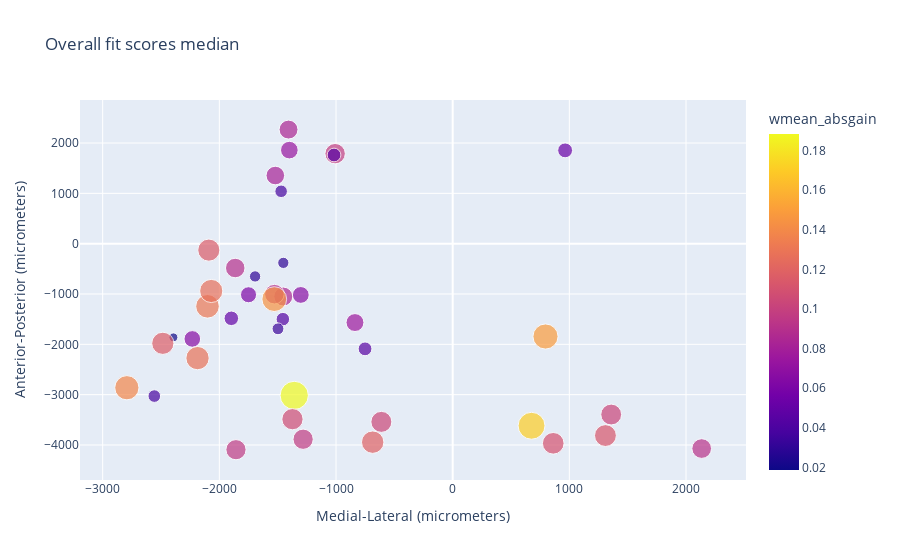

Here is the notebook cell this chart was saved with:
### Code cell
import plotly.express as px

fig = px.scatter(sigdf, 'x', 'y', color='wmean_absgain',
                 labels={'x': 'Medial-Lateral (micrometers)',
                         'y': 'Anterior-Posterior (micrometers)',
                         'score_mean': 'Mean D^2 of GLM'},
                 size='wmean_absgain', hover_name='regions', title='Overall fit scores median')
fig.show()
fig.write_html('/home/berk/Documents/GLMscores_bypenetration_stimfdbkwheel.html')

# @interact
# def plot_significance(kernel=['stimonL', 'stimonR', 'correct', 'incorrect', 'wheel']):
#     fig = plt.figure(figsize=(10, 10))
#     cmap = np.array(sns.cubehelix_palette(50, start=.5, rot=-.75))
#     cbins = np.linspace(0, 1, 50)
#     cbinned = np.digitize(sigdf[kernel], cbins)
#     cbinned[cbinned > 99] = 99
#     fig = px.scatter(sigdf, 'x', 'y', color=kernel, size=kernel, hover_name='regions', title=kernel)
#     fig.show()

### Figure 1 — Plotly figure (JSON) as saved in the notebook; plotly's stock layout.template omitted (floating-point values rounded to 4 significant figures)
{"data": [{"hovertemplate": "<b>%{hovertext}</b><br><br>Medial-Lateral (micrometers)=%{x}<br>Anterior-Posterior (micrometers)=%{y}<br>wmean_absgain=%{marker.color}<extra></extra>", "hovertext": ["PO 63\nroot 3\nDG-po 14\nalv 3\nVPLpc 3\nVISa5 22\nLP 44\nml 5\nDG-sg 16\nccs 23\nVPM 14\nscwm 22\nTH 1\nDG-mo 34\nVISa6a 44\nCA1 59\nVISa6b 7", "MOs5 80\nLSr 120\nSTR 33\nTTd 62\nPL6a 40\nPL5 105\nACAv6a 39\nDP 8\nACAd6a 81\nACAv5 23", "BMAp 6\nfi 23\nPAA 26\nTR 4\nalv 7\nBLAp 48\nVL 4\nfiber tracts 58\nroot 16", "ccb 53\nLSv 109\nLSr 69\nSTR 36\nVL 8\nMOs6b 11\ncing 23\nMOs6a 49", "POL 15\nPO 118\nroot 1\nalv 1\nVPLpc 23\nFF 22\nZI 26\nEth 64\nAPN 14\nml 6\nDG-sg 2\nPoT 8\nccs 2\nTH 42\nDG-mo 31\nCA1 34\ndhc 11", "MOs5 57\nccb 1\nLSv 30\nMOs6b 1\nLSc 2\nLSr 37\nSTR 5\nVL 3\ncing 7\nMOs2/3 15\nMOs6a 44", "DG-sg 12\nSCig 8\nalv 6\nbsc 1\nMB 11\nDG-mo 12\nVISa6a 31\nCA1 78\nVISa4 4\nccs 4\nVISa2/3 3\nDG-po 6\nVISa5 6\nfp 8\nor 10\nAPN 79\nVISa6b 2", "VAL 57\nCA3 12\nPO 59\nroot 3\nLD 25\nalv 1\nCA1 2\nSSp-ll6a 5\nCA2 1\nVM 26", "DG-sg 20\nCA3 34\nDG-mo 20\nENTm5 6\nDG-po 19\nalv 8\nCA1 83\nTR 31\nProS 10\nENTm3 1\nENTm2 2", "void 17\nSCig 17\nMRN 100\nAPr 28\nRSPd5 33\nMB 10\nRSPd6a 10\nSCiw 14\nPRNr 14", "SCdg 38\nSCdw 8\nmtg 2\nAT 1\nMRN 37\nCS 38\nMB 42\ntspc 29\nSCig 10\nSCiw 22\nPAG 51\nSu3 20", "SCdg 20\nSCdw 10\nSCig 31\nMRN 121\nSCop 6\nSCiw 26\nPRNr 78\nPAG 21", "SCdg 35\nSCdw 25\nMRN 82\nMB 18\nSCiw 3\nPRNr 71\nscp 14\nTRN 47", "RR 38\nSCsg 64\nrust 20\nSCdg 24\nSCig 50\nMRN 76\nMB 29\nSCiw 49", "VPL 6\nSTR 13\nint 128\nPAL 4\nBMAa 27\nCOAa 11\nGPi 89\nRT 72\nSI 15\nem 34\nMEA 67", "POL 21\nPoT 21\nalv 3\nSGN 37\nDG-po 8\nDG-mo 23\nCA1 152\nDG-sg 10\nLP 32\nor 2\nVISp6a 1", "SSp-ll6b 7\nSSp-tr5 8\nDG-sg 2\nccb 21\nCL 16\nalv 2\nCA3 6\nLD 1\nDG-mo 35\nCA1 37\nSSp-ll5 11\nMD 31\nLP 19\ncing 2\nSSp-ll6a 38", "MOs5 24\nPL6a 58\nOLF 22\nACB 246\nMOs6a 64\nAON 181\nORBm6a 151\nORBvl6a 184\nDP 77", "SSp-tr5 18\nccb 6\nCA3 8\nSSp-tr6b 4\nDG-po 26\nalv 2\nSSp-tr6a 60\nsm 1\nDG-sg 25\nRH 23\nCM 60\nRSPagl6a 44\nDG-mo 30\nCA1 96\nMD 161\nRSPagl6b 2\ncing 5\nLH 15", "RSPv6b 7\nccs 44\nRSPv6a 6\nroot 31\nTH 7\nalv 1\nCA1 36\nSPA 57\nFC 29\ndhc 29\ncing 16\nV3 4\nchpl 23\nSPFm 27", "opt 40\nVPM 30\nPO 22\nVPL 23\nint 38\nLD 67\nZI 16\nHY 5\nfiber tracts 10\nSTN 15\nMEA 45", "MOs5 1\nLSr 248\nSTR 70\nTTd 161\nILA6a 50\nACAv6a 7\nNDB 27\nPL6a 130\nPL5 6\nDP 93\nACAd6a 76", "PVT 26\nDG-sg 26\nccb 23\nalv 5\nRSPagl5 45\nIMD 12\nDG-mo 6\nRSPagl6a 57\nCA1 40\nRSPagl6b 3\ncing 15\nLH 30\nfr 18", "cpd 11\nPO 59\nDG-mo 18\nalv 1\nTH 9\nZI 23\nHY 2\nLP 147\nSNr 21\nml 1\nCA3 7\nMB 26\nVPM 44\nMGm 28", "PO 79\nDG-mo 35\nalv 3\nVISam5 7\nLP 86\nEth 25\nDG-sg 10\nPoT 8\nbsc 8\nVISam6a 15\nCA1 42\nfp 14\nor 6\nVISam6b 4", "void 12\nSTR 3\nint 61\nPAL 7\nfiber tracts 3\nCOAa 9\nGPi 85\nRT 86\nSI 9\nMEA 99", "void 7\nRSPv6a 21\nSCsg 35\nRN 2\nSCzo 7\nRSPd6b 5\nRSPv1 10\nRSPv2/3 3\nSCdg 22\nSCig 20\nMRN 76\nRSPv5 39\nMB 37\nRSPd6a 1\nSCop 22\nSCiw 38\nPAG 5", "int 19\nCOApm 9\nPAL 3\nopt 12\nVPM 23\nRT 12\nVPL 18\nem 3\nMEA 52", "fi 4\nccb 2\nLGd-co 5\nalv 7\nCA3 25\nroot 1\nLD 7\nVPL 24\nRT 15\nCA1 9\nint 26\nVPM 47\nfiber tracts 6\nCA2 2\nor 11\nem 1", "SSp-ll2/3 2\nVAL 11\nccb 6\nCA3 13\nSSp-ll4 1\nfi 5\nPO 54\nroot 1\nLD 49\nalv 6\nSSp-ll6b 2\nSSp-ll5 43\nSSp-ll6a 11\nSSp-tr2/3 5", "cpd 4\nMRN 23\nSPFp 15\nroot 1\nMB 138\nSNc 14\nFF 19\nTH 1\nV3 2\nPRC 15\nSNr 22\nVTA 10", "void 24\nSCsg 1\nSCzo 20\nPPN 112\nRSPd5 62\nRSPd1 17\nSCdg 3\nVISp5 17\nSCig 19\nMRN 109\nRSPagl5 10\nMB 39\nSCop 4\nSCiw 41\nRSPd2/3 15", "ccb 5\nCA3 5\nPO 280\nSSp-tr6b 1\nalv 3\nVPLpc 40\nLP 46\nSSp-tr6a 1\nDG-sg 3\nccs 5\nVPM 12\nDG-mo 18\nCA1 47\ncing 3", "SCdg 22\nSCdw 9\nSCig 25\nMRN 50\nMB 9\ntspc 27\nSCop 5\nSCiw 22\nPRNr 5\nPAG 64", "cst 36\nTRN 106\nMRN 114\nMB 7\nPRNr 48\nPAG 54", "CP 457\nACB 109\nOT 61\nSI 19", "CP 174\nSTR 3\nPIR 183\nFS 1\nCTXsp 45\nOLF 2", "ccb 1\nSSp-ll4 20\nfi 1\nSSp-ll5 66\nVL 1\nAV 206\nAMd 94\nAMv 6\nSSp-ll6b 8\nscwm 2\nLD 46\nSSp-ll6a 53\ncing 1", "MOs5 114\nSEZ 17\nLSr 108\nSTR 70\nPL6b 19\nPL6a 18\nMOs2/3 10\nOLF 19\nACAd6a 27\nACB 6\ncing 21\nMOs6a 75\nfa 13", "SCsg 22\nRN 141\nml 7\nSCig 67\nMRN 74\nMB 20\nSCop 3\nSCiw 132", "SCdw 5\nRSPagl2/3 4\nvoid 11\nRSPv6a 46\nSCsg 18\nSCzo 17\nRSPagl5 46\nRSPv1 10\nRSPv2/3 10\nSCdg 37\nSCig 29\nRSPv5 72\nRSPagl6a 16\nRSPd6a 30\nSCop 7\nSCiw 46\nPAG 62"], "legendgroup": "", "marker": {"color": [0.06513, 0.05194, 0.01864, 0.03704, 0.04479, 0.08156, 0.1163, 0.1312, 0.03744, 0.09144, 0.1183, 0.1102, 0.09675, 0.1125, 0.03004, 0.1385, 0.06069, 0.0843, 0.08437, 0.07582, 0.04297, 0.09797, 0.06638, 0.03307, 0.1279, 0.02979, 0.1883, 0.09047, 0.1449, 0.1266, 0.1485, 0.09614, 0.04974, 0.1039, 0.1709, 0.0443, 0.1151, 0.08962, 0.07321, 0.1025, 0.1063], "coloraxis": "coloraxis", "size": [0.06513, 0.05194, 0.01864, 0.03704, 0.04479, 0.08156, 0.1163, 0.1312, 0.03744, 0.09144, 0.1183, 0.1102, 0.09675, 0.1125, 0.03004, 0.1385, 0.06069, 0.0843, 0.08437, 0.07582, 0.04297, 0.09797, 0.06638, 0.03307, 0.1279, 0.02979, 0.1883, 0.09047, 0.1449, 0.1266, 0.1485, 0.09614, 0.04974, 0.1039, 0.1709, 0.0443, 0.1151, 0.08962, 0.07321, 0.1025, 0.1063], "sizemode": "area", "sizeref": 0.0004709, "symbol": "circle"}, "mode": "markers", "name": "", "orientation": "v", "showlegend": false, "type": "scatter", "x": [-2232.0, 963.7, -2394.0, -1470.0, -751.3, -1520.0, -2485.0, -2102.0, -2557.0, 2134.0, -685.6, 861.9, -1282.0, 1309.0, -1694.0, -2793.0, -1750.0, -1407.0, -1452.0, -837.6, -1456.0, -1008.0, -1302.0, -1497.0, -2187.0, -1452.0, -1358.0, -1528.0, -1529.0, -2069.0, 795.5, -1857.0, -1897.0, -611.4, 675.9, -1017.0, -2090.0, -1864.0, -1400.0, 1359.0, -1373.0], "xaxis": "x", "y": [-1893.0, 1854.0, -1862.0, 1041.0, -2090.0, 1354.0, -1980.0, -1244.0, -3028.0, -4071.0, -3944.0, -3966.0, -3886.0, -3813.0, -650.8, -2862.0, -1015.0, 2267.0, -1051.0, -1567.0, -1500.0, 1788.0, -1019.0, -1692.0, -2274.0, -381.3, -3015.0, -1003.0, -1102.0, -940.0, -1844.0, -4094.0, -1483.0, -3541.0, -3618.0, 1762.0, -128.0, -483.8, 1859.0, -3395.0, -3487.0], "yaxis": "y"}], "layout": {"coloraxis": {"colorbar": {"title": {"text": "wmean_absgain"}}, "colorscale": [[0, "#0d0887"], [0.1111, "#46039f"], [0.2222, "#7201a8"], [0.3333, "#9c179e"], [0.4444, "#bd3786"], [0.5556, "#d8576b"], [0.6667, "#ed7953"], [0.7778, "#fb9f3a"], [0.8889, "#fdca26"], [1, "#f0f921"]]}, "legend": {"itemsizing": "constant", "tracegroupgap": 0}, "title": {"text": "Overall fit scores median"}, "xaxis": {"anchor": "y", "domain": [0, 1], "title": {"text": "Medial-Lateral (micrometers)"}}, "yaxis": {"anchor": "x", "domain": [0, 1], "title": {"text": "Anterior-Posterior (micrometers)"}}}}
